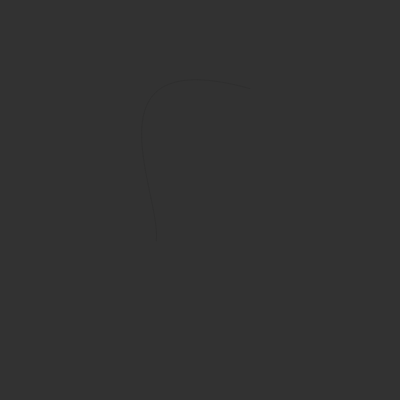
Frame 1 (no input)
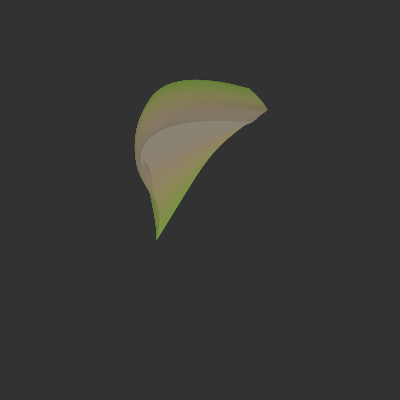
Frame 60 (no input)
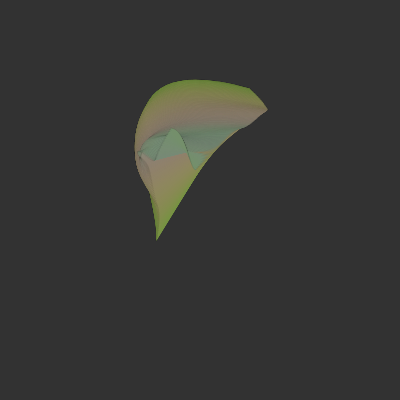
Frame 120 (the mouse pressed at the canvas centre since frame 60)

The p5.js sketch that drew these frames (run headless with seeded random() and noise() and a simulated clock; from frame 60 on, the mouse is pressed at the canvas centre):

// p5.js sketch
// ── sketch.js
var t = 0;

function setup() { 
  createCanvas(400, 400);
  background(50);
  stroke(0, 18);
  noFill();
} 

function draw() {
  
  var x1 = width * noise(t+25);
  var x2 = width * noise(t+35);
  var x3 = width * noise(t+45);
  var x4 = width * noise(t+55);
  
  var y1 = height * noise(t+65);
  var y2 = height * noise(t+75);
  var y3 = height * noise(t+85);
  var y4 = height * noise(t+95);
  
  /*var z1 = height * noise(t+105);
  var z2 = height * noise(t+115);
  var z3 = height * noise(t+125);
  var z4 = height * noise(t+135);*/
  
  bezier(x1, y1, x2, y2, x3, y3, x4, y4);
  
  fill(noise(t+10)*255,noise(t+15)*255,noise(t+20)*255);
  
  t += 0.005;
  
  // clear the background every 2000 frames using mod (%) operator
  if (frameCount % 2000 == 0) {
  background(50);
  }

}
